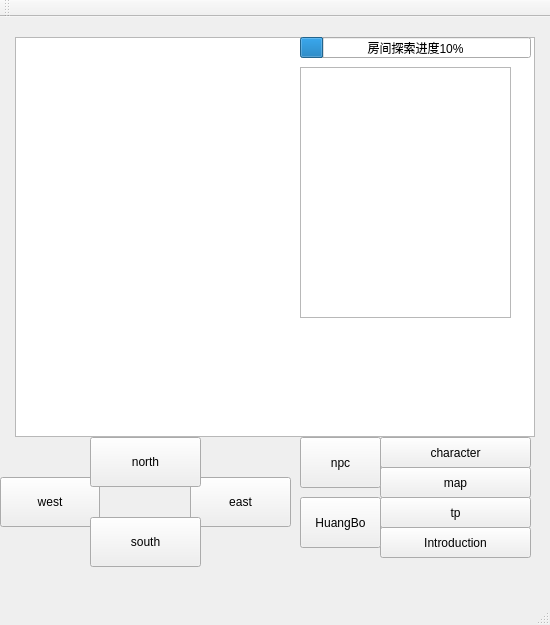
<?xml version="1.0" encoding="UTF-8"?>
<ui version="4.0">
 <class>MainWindow</class>
 <widget class="QMainWindow" name="MainWindow">
  <property name="geometry">
   <rect>
    <x>0</x>
    <y>0</y>
    <width>550</width>
    <height>625</height>
   </rect>
  </property>
  <property name="font">
   <font>
    <family>.AppleSystemUIFont</family>
   </font>
  </property>
  <property name="windowTitle">
   <string>MainWindow</string>
  </property>
  <widget class="QWidget" name="centralWidget">
   <widget class="QPushButton" name="east">
    <property name="geometry">
     <rect>
      <x>190</x>
      <y>460</y>
      <width>101</width>
      <height>50</height>
     </rect>
    </property>
    <property name="text">
     <string>east</string>
    </property>
   </widget>
   <widget class="QPushButton" name="west">
    <property name="geometry">
     <rect>
      <x>0</x>
      <y>460</y>
      <width>100</width>
      <height>50</height>
     </rect>
    </property>
    <property name="text">
     <string>west</string>
    </property>
   </widget>
   <widget class="QPushButton" name="north">
    <property name="geometry">
     <rect>
      <x>90</x>
      <y>420</y>
      <width>111</width>
      <height>50</height>
     </rect>
    </property>
    <property name="text">
     <string>north</string>
    </property>
   </widget>
   <widget class="QPushButton" name="south">
    <property name="geometry">
     <rect>
      <x>90</x>
      <y>500</y>
      <width>111</width>
      <height>50</height>
     </rect>
    </property>
    <property name="text">
     <string>south</string>
    </property>
   </widget>
   <widget class="QPushButton" name="map">
    <property name="geometry">
     <rect>
      <x>380</x>
      <y>450</y>
      <width>151</width>
      <height>31</height>
     </rect>
    </property>
    <property name="text">
     <string>map</string>
    </property>
   </widget>
   <widget class="QTextBrowser" name="text1">
    <property name="geometry">
     <rect>
      <x>15</x>
      <y>20</y>
      <width>520</width>
      <height>400</height>
     </rect>
    </property>
   </widget>
   <widget class="QPushButton" name="pushButton">
    <property name="geometry">
     <rect>
      <x>380</x>
      <y>420</y>
      <width>151</width>
      <height>31</height>
     </rect>
    </property>
    <property name="text">
     <string>character</string>
    </property>
   </widget>
   <widget class="QProgressBar" name="jdt">
    <property name="geometry">
     <rect>
      <x>300</x>
      <y>20</y>
      <width>231</width>
      <height>21</height>
     </rect>
    </property>
    <property name="value">
     <number>10</number>
    </property>
    <property name="orientation">
     <enum>Qt::Horizontal</enum>
    </property>
    <property name="invertedAppearance">
     <bool>false</bool>
    </property>
    <property name="textDirection">
     <enum>QProgressBar::TopToBottom</enum>
    </property>
    <property name="format">
     <string>房间探索进度%p%</string>
    </property>
   </widget>
   <widget class="QPushButton" name="tp">
    <property name="geometry">
     <rect>
      <x>380</x>
      <y>480</y>
      <width>151</width>
      <height>31</height>
     </rect>
    </property>
    <property name="text">
     <string>tp</string>
    </property>
   </widget>
   <widget class="QPushButton" name="harb">
    <property name="geometry">
     <rect>
      <x>380</x>
      <y>510</y>
      <width>151</width>
      <height>31</height>
     </rect>
    </property>
    <property name="text">
     <string>Introduction</string>
    </property>
   </widget>
   <widget class="QTextEdit" name="textEdit">
    <property name="geometry">
     <rect>
      <x>300</x>
      <y>50</y>
      <width>211</width>
      <height>251</height>
     </rect>
    </property>
   </widget>
   <widget class="QPushButton" name="npc">
    <property name="geometry">
     <rect>
      <x>300</x>
      <y>420</y>
      <width>81</width>
      <height>51</height>
     </rect>
    </property>
    <property name="text">
     <string>npc</string>
    </property>
   </widget>
   <widget class="QPushButton" name="HuangBo">
    <property name="geometry">
     <rect>
      <x>300</x>
      <y>480</y>
      <width>81</width>
      <height>51</height>
     </rect>
    </property>
    <property name="text">
     <string>HuangBo</string>
    </property>
   </widget>
  </widget>
  <widget class="QMenuBar" name="menuBar">
   <property name="geometry">
    <rect>
     <x>0</x>
     <y>0</y>
     <width>550</width>
     <height>22</height>
    </rect>
   </property>
  </widget>
  <widget class="QToolBar" name="mainToolBar">
   <attribute name="toolBarArea">
    <enum>TopToolBarArea</enum>
   </attribute>
   <attribute name="toolBarBreak">
    <bool>false</bool>
   </attribute>
  </widget>
  <widget class="QStatusBar" name="statusBar"/>
 </widget>
 <layoutdefault spacing="6" margin="11"/>
 <resources/>
 <connections/>
</ui>
